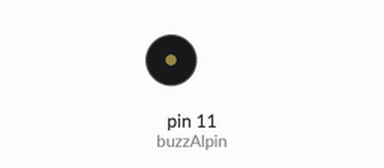
Simulated run of this sketch. Board: Arduino Uno, built with avr-gcc and run on an emulated ATmega328P. On the bench: buzzer (waves = sounding).

Above: at 0.4 s.
At 3.3 s:
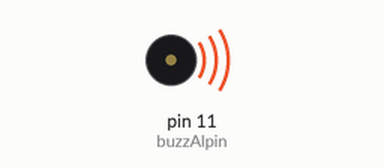
Timing chart, 0 to 8.0 s (numbered marks = the images above):
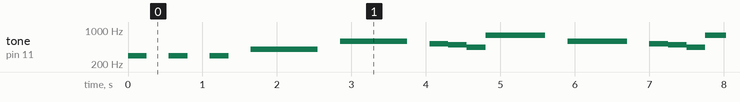

The sketch:

24PassiveBuzzarSong.ino
```cpp
int buzzAlpin=11;
void setup() {
pinMode(buzzAlpin, OUTPUT);
}

void loop() {
tone(buzzAlpin, 293); //D
delay(250);
noTone(buzzAlpin); //off
delay(300);
tone(buzzAlpin, 293); //D
delay(250);
noTone(buzzAlpin); //off
delay(300);
tone(buzzAlpin, 293); //D
delay(250);
noTone(buzzAlpin); //off
delay(300);

tone(buzzAlpin, 400); //A
delay(900);
noTone(buzzAlpin); //off
delay(300);

tone(buzzAlpin, 587); //High D
delay(900);
noTone(buzzAlpin); //off
delay(300);

tone(buzzAlpin, 523); //C
delay(250);


tone(buzzAlpin, 494); //B
delay(250);


tone(buzzAlpin, 440); //A
delay(250);

tone(buzzAlpin, 784); //High G
delay(800);
noTone(buzzAlpin); //off
delay(300);

tone(buzzAlpin, 587); //High D
delay(800);
noTone(buzzAlpin); //off
delay(300);

tone(buzzAlpin, 523); //C
delay(250);


tone(buzzAlpin, 494); //B
delay(250);


tone(buzzAlpin, 440); //A
delay(250);

tone(buzzAlpin, 784); //High A
delay(800);
noTone(buzzAlpin); //off
delay(300);

tone(buzzAlpin, 587); //High D
delay(800);
noTone(buzzAlpin); //off
delay(300);

tone(buzzAlpin, 523); //C
delay(100);
noTone(buzzAlpin); //off
delay(300);

tone(buzzAlpin, 494); //B
delay(100);
noTone(buzzAlpin); //off
delay(300);

tone(buzzAlpin, 523); //C
delay(100);
noTone(buzzAlpin); //off
delay(300);

tone(buzzAlpin, 440); //A
delay(900);
noTone(buzzAlpin); //off
delay(300);


}
```

Measured:
- by itself, tone on pin 11 (buzzAlpin): plays 293 Hz for 0.25 s, 293 Hz for 0.25 s, 293 Hz for 0.25 s, 400 Hz for 0.90 s, 587 Hz for 0.90 s, 523 Hz for 0.25 s … (200 notes in this stretch)
